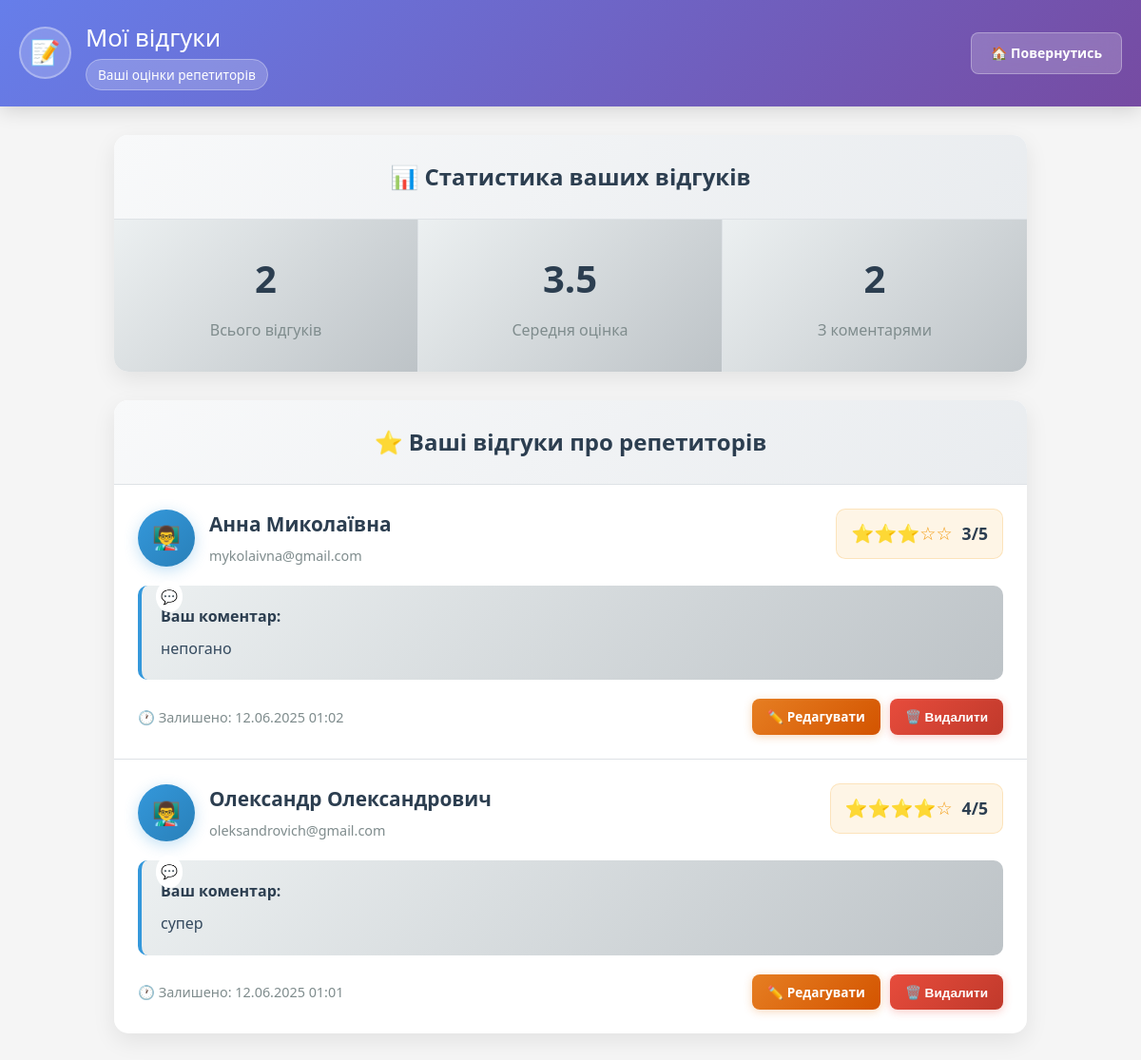
The app's page /code/my_ratings.php (signed in) with its own data.
### tables this page shows
CREATE TABLE `ratings` (
  `id` int(11) NOT NULL,
  `student_id` int(11) NOT NULL,
  `tutor_id` int(11) NOT NULL,
  `rating` int(11) DEFAULT NULL CHECK (`rating` >= 1 and `rating` <= 5),
  `comment` text DEFAULT NULL,
  `created_at` datetime DEFAULT current_timestamp()
);

CREATE TABLE `users` (
  `id` int(11) NOT NULL,
  `name` varchar(100) DEFAULT NULL,
  `email` varchar(100) DEFAULT NULL,
  `bio` text DEFAULT NULL,
  `phone` varchar(20) DEFAULT NULL,
  `password` varchar(255) DEFAULT NULL,
  `role` enum('student','tutor') DEFAULT NULL,
  `created_at` datetime DEFAULT current_timestamp()
);

### code/my_ratings.php (the view, shortened to what this page needs)
<?php
require 'db.php';
$student_id = $_SESSION['user_id'];
$stmt = $conn->prepare("
    SELECT r.*, u.name as tutor_name, u.email as tutor_email, lr.id as request_id
    FROM ratings r
    JOIN users u ON r.tutor_id = u.id
    LEFT JOIN lesson_requests lr ON r.tutor_id = lr.tutor_id AND r.student_id = lr.student_id AND lr.status = 'Прийнята'
    WHERE r.student_id = ?
    ORDER BY r.created_at DESC
");
$stmt->bind_param("i", $student_id);
$stmt->execute();
$ratings = $stmt->get_result();
$stats_stmt = $conn->prepare("
    SELECT
        COUNT(*) as total_ratings,
        AVG(rating) as avg_rating,
        COUNT(CASE WHEN comment IS NOT NULL AND comment != '' THEN 1 END) as ratings_with_comments
    FROM ratings
    WHERE student_id = ?
");
$stats_stmt->bind_param("i", $student_id);
$stats_stmt->execute();
$stats = $stats_stmt->get_result()->fetch_assoc();
?>
<!DOCTYPE html>
<html lang="uk">
<head>
    <link rel="stylesheet" href="css/my_ratings_style.css">
</head>
<body>
    <div class="header">
        <div class="header-content">
            <div class="welcome-section">
                <div class="user-avatar">📝</div>
                <div class="welcome-text">
                    <h1>Мої відгуки</h1>
                    <span class="role-badge">
                        Ваші оцінки репетиторів
                    </span>
                </div>
            </div>
            <div class="header-actions">
                <a href="student_dashboard.php" class="btn btn-primary">
                    🏠 Повернутись
                </a>
            </div>
        </div>
    </div>
    <div class="container">
        <div class="stats-section">
            <div class="stats-header">
                <h2 class="stats-title">
                    📊 Статистика ваших відгуків
                </h2>
            </div>
            <div class="stats-grid">
                <div class="stat-card">
                    <div class="stat-number"><?= $stats['total_ratings'] ?></div>
                    <div class="stat-label">Всього відгуків</div>
                </div>
                <div class="stat-card">
                    <div class="stat-number"><?= $stats['total_ratings'] > 0 ? number_format($stats['avg_rating'], 1) : '0' ?></div>
                    <div class="stat-label">Середня оцінка</div>
                </div>
                <div class="stat-card">
                    <div class="stat-number"><?= $stats['ratings_with_comments'] ?></div>
                    <div class="stat-label">З коментарями</div>
                </div>
            </div>
        </div>
        <div class="ratings-section">
            <div class="section-header">
                <h2 class="section-title">
                    ⭐ Ваші відгуки про репетиторів
                </h2>
            </div>
            <div class="ratings-container">
                <?php if ($ratings->num_rows > 0): ?>
                    <?php while ($rating = $ratings->fetch_assoc()): ?>
                        <div class="rating-card">
                            <div class="rating-header">
                                <div class="tutor-info">
                                    <div class="tutor-avatar">👨‍🏫</div>
                                    <div class="tutor-details">
                                        <h3><?= htmlspecialchars($rating['tutor_name']) ?></h3>
                                        <div class="tutor-email"><?= htmlspecialchars($rating['tutor_email']) ?></div>
                                    </div>
                                </div>
                                <div class="rating-display">
                                    <span class="stars">
                                        <?php
                                        for ($i = 1; $i <= 5; $i++) {
                                            echo $i <= $rating['rating'] ? '⭐' : '☆';
                                        }
                                        ?>
                                    </span>
                                    <span class="rating-number"><?= $rating['rating'] ?>/5</span>
                                </div>
                            </div>
                            <?php if (!empty($rating['comment'])): ?>
                                <div class="rating-comment">
                                    <span class="comment-label">Ваш коментар:</span>
                                    <div class="comment-text"><?= nl2br(htmlspecialchars($rating['comment'])) ?></div>
                                </div>
                            <?php endif; ?>
                            <div class="rating-meta">
                                <div class="rating-date">
                                    🕐 Залишено: <?= date('d.m.Y H:i', strtotime($rating['created_at'])) ?>
                                </div>
                                <div class="actions">
                                    <?php if ($rating['request_id']): ?>
                                        <a href="rate_tutor.php?request_id=<?= $rating['request_id'] ?>" class="btn-sm btn-edit">
                                            ✏️ Редагувати
                                        </a>
                                    <?php endif; ?>
                                    <button onclick="deleteRating(<?= $rating['id'] ?>)" class="btn-sm btn-delete">
                                        🗑️ Видалити
                                    </button>
                                </div>
                            </div>
                        </div>
                    <?php endwhile; ?>
                <?php endif; ?>
            </div>
        </div>
    </div>
</body>
</html>

### records on screen
ratings: tutor.name "Анна Миколаївна", tutor.email "mykolaivna@gmail.com", rating "3", comment "непогано", created_at "12.06.2025 01:02"
ratings: tutor.name "Олександр Олександрович", tutor.email "oleksandrovich@gmail.com", rating "4", comment "супер", created_at "12.06.2025 01:01"

### other values on screen
$stats['total_ratings'] "2"
$stats['avg_rating'] "3.5"
$stats['ratings_with_comments'] "2"
